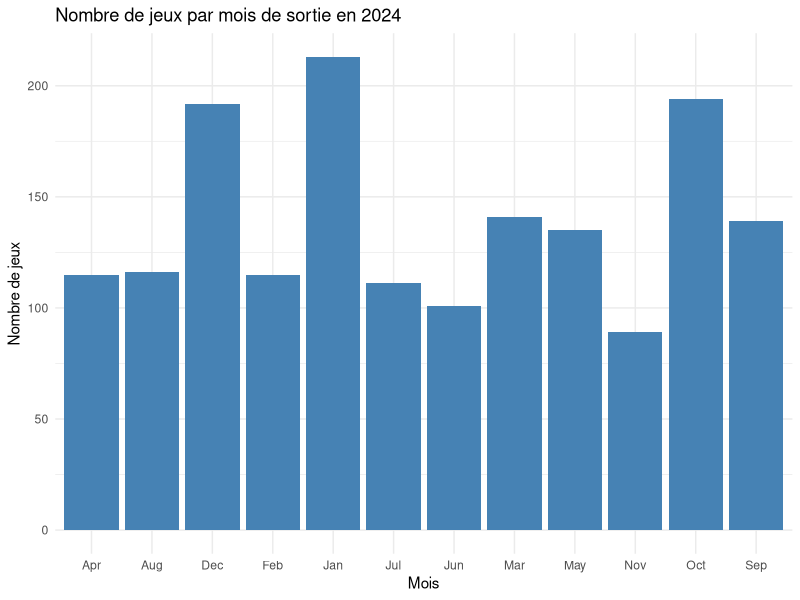
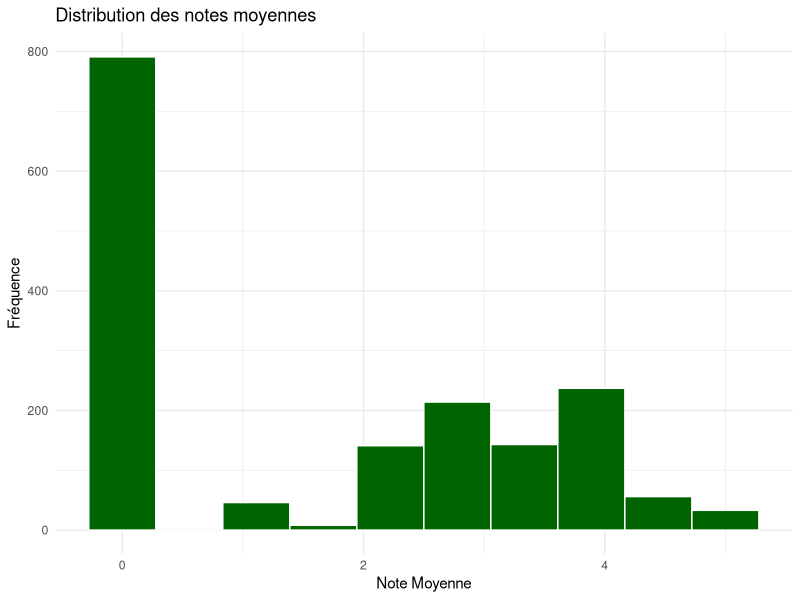
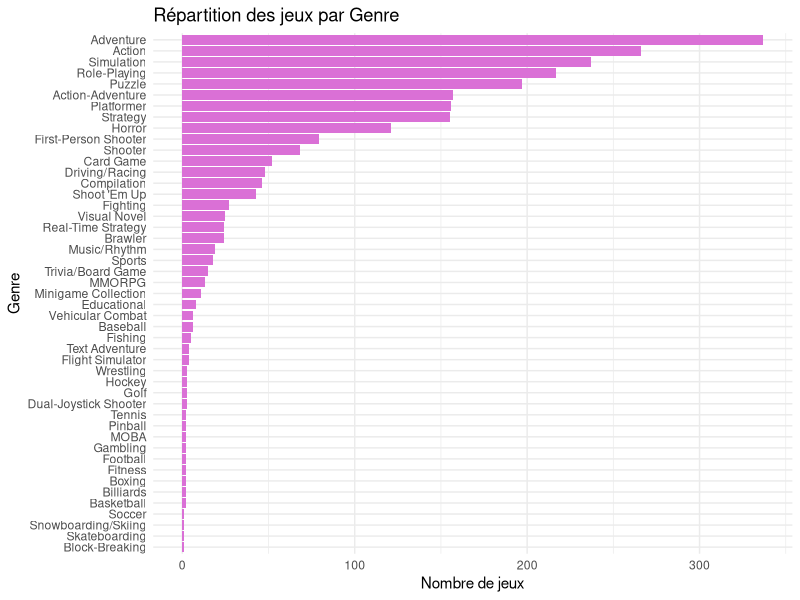

Write R code to recreate these figures, in order.
## ---- chunk 1
knitr::opts_chunk$set(echo = TRUE, warning = FALSE, message = FALSE)
library(tidyverse)
library(lubridate)
## ---- chunk 2
data <- read.csv("grouvee_2024_games.csv", sep = ";", stringsAsFactors = FALSE, fileEncoding = "latin1")
head(data, 5)

## ---- chunk 3
# Conversion de la colonne "Date de sortie"
# Ici, le format est supposé être comme "Feb 20, 2024"
data$Date.de.sortie <- as.Date(data$Date.de.sortie, format = "%b %d, %Y")
# Création de colonnes pour le mois et le trimestre
data <- data %>%
  mutate(
    Mois = format(Date.de.sortie, "%b"),
    Trimestre = paste0("T", quarters(Date.de.sortie))
  )
head(data, 5)

## ---- chunk 4
data %>%
  filter(!is.na(Date.de.sortie)) %>%
  count(Mois) %>%
  ggplot(aes(x = Mois, y = n)) +
  geom_bar(stat = "identity", fill = "steelblue") +
  labs(title = "Nombre de jeux par mois de sortie en 2024", x = "Mois", y = "Nombre de jeux") +
  theme_minimal()

## ---- chunk 5
data %>%
  mutate(Note.Moyenne = as.numeric(Note.Moyenne)) %>%
  ggplot(aes(x = Note.Moyenne)) +
  geom_histogram(bins = 10, fill = "darkgreen", color = "white") +
  labs(title = "Distribution des notes moyennes", x = "Note Moyenne", y = "Fréquence") +
  theme_minimal()

## ---- chunk 6
data_genre <- data %>%
  separate_rows(Genres, sep = ",") %>%
  mutate(Genres = trimws(Genres)) %>%
  filter(Genres != "")
data_genre %>%
  count(Genres, sort = TRUE) %>%
  ggplot(aes(x = reorder(Genres, n), y = n)) +
  geom_bar(stat = "identity", fill = "orchid") +
  coord_flip() +
  labs(title = "Répartition des jeux par Genre", x = "Genre", y = "Nombre de jeux") +
  theme_minimal()

## ---- chunk 7
# Calcul des KPI
total_games <- nrow(data)
avg_rating <- round(mean(as.numeric(data$Note.Moyenne), na.rm = TRUE), 2)
distinct_franchises <- length(unique(data$Franchise[data$Franchise != ""]))

# Création d'un tableau de KPI
kpi_table <- data.frame(
  KPI = c("Total de jeux", "Note moyenne", "Franchises distinctes"),
  Valeur = c(total_games, avg_rating, distinct_franchises)
)

# Affichage du tableau avec kable
knitr::kable(kpi_table, caption = "KPI Globaux", format = "html")

## ---- chunk 8

kpi<-"Ce code calcule vos trois indicateurs clés et les présente dans un tableau. Vous pouvez ensuite utiliser ce tableau dans votre rapport RMarkdown pour une visualisation claire et concise des KPI globaux."
cat(kpi)

## ---- chunk 9

